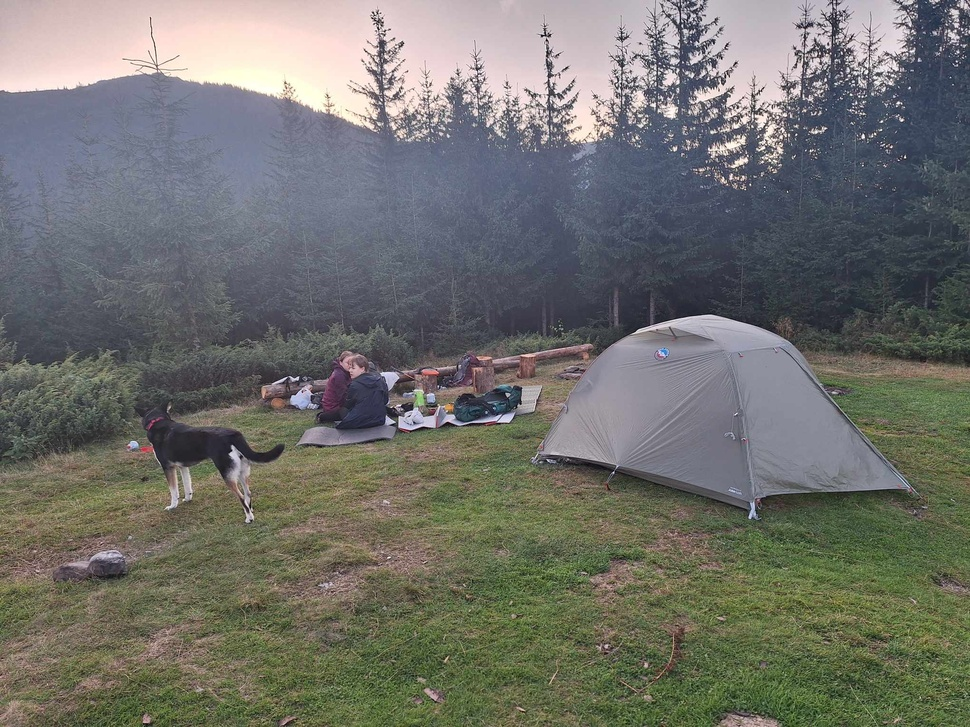
#> input picture lesson_1/imgs/mountains.jpg, 970 x 727 px, shrunk from 2040 x 1530 before the run, given in place of IMG_2222.mov, which was not available
$ jupyter execute OpticalFlow.ipynb   (text cells are left out)
#> lines starting #> are read from the running program, lines starting #| are printed output that depends on the picture
[cell 1]
import cv2
import numpy as np
from matplotlib import pyplot as plt
plt.rcParams['figure.figsize'] = [15, 10]

[cell 2]
# video = cv2.VideoCapture('slow_traffic.mp4')
video = cv2.VideoCapture('IMG_2222.mov')

# ShiTomasi corner detection
config_st = {'maxCorners': 100,
             'qualityLevel': 0.3,
             'minDistance': 7,
             'blockSize': 7}

# Lucas-Kanade optical flow
config_lk = {'winSize': (15, 15),
             'maxLevel': 2,
             'criteria': (cv2.TERM_CRITERIA_EPS | cv2.TERM_CRITERIA_COUNT, 10, 0.03)}

[cell 3]
# Create some random colors
color = np.random.randint(0, 255, (100, 3))

# Take first frame and find keypoints
ret, source = video.read()
#> source is the input picture: shape (727, 970, 3); mean B, G, R 107.3, 112.9, 112.3
assert ret

src_gray = cv2.cvtColor(source, cv2.COLOR_BGR2GRAY)
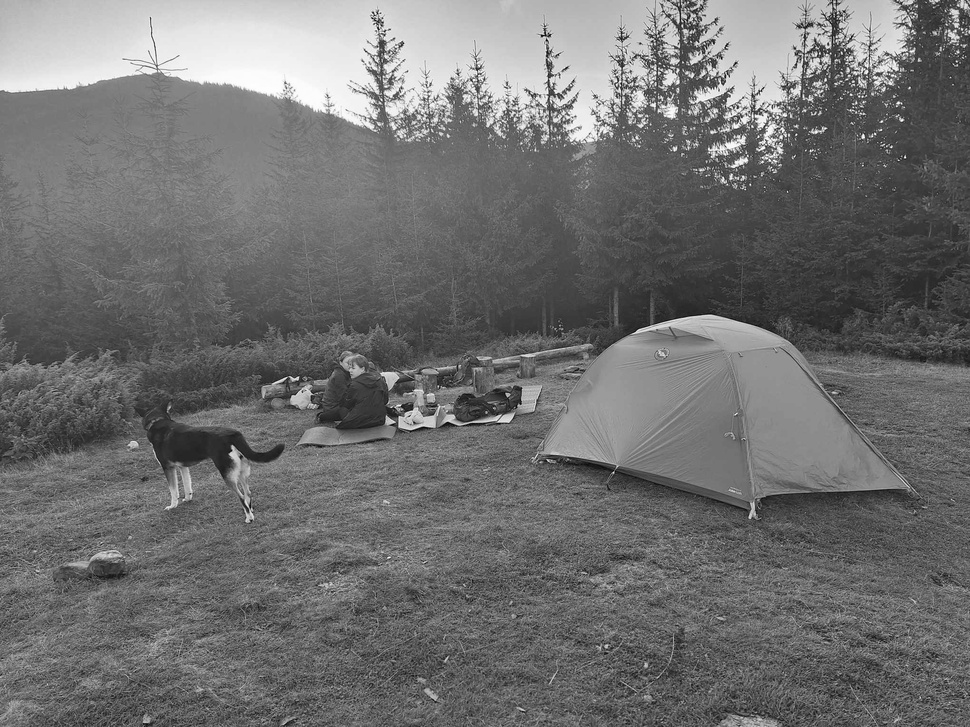
#> src_gray: shape (727, 970); min 2, max 255, mean 112.1
p_src = cv2.goodFeaturesToTrack(src_gray, mask=None, **config_st)
#> p_src = 100 rows, first 8: [543, 34], [754, 117], [816, 55], [395, 423], [478, 69], [865, 69], [826, 45], [735, 106]


$ run again, on lesson_1/imgs/svitlo.jpg
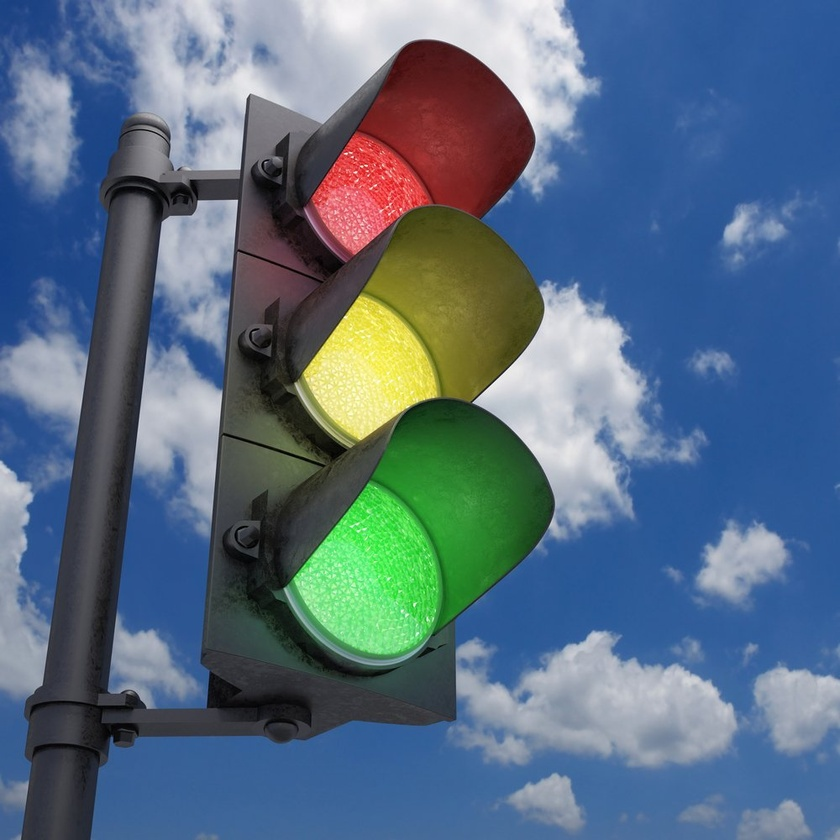
#> input picture lesson_1/imgs/svitlo.jpg, 840 x 840 px, shrunk from 1000 x 1000 before the run, given in place of IMG_2222.mov, which was not available
#> source is the input picture: shape (840, 840, 3); mean B, G, R 130.3, 110.2, 88.4
#> `src_gray = cv2.cvtColor(source, cv2.COLOR_BGR2GRAY)`:
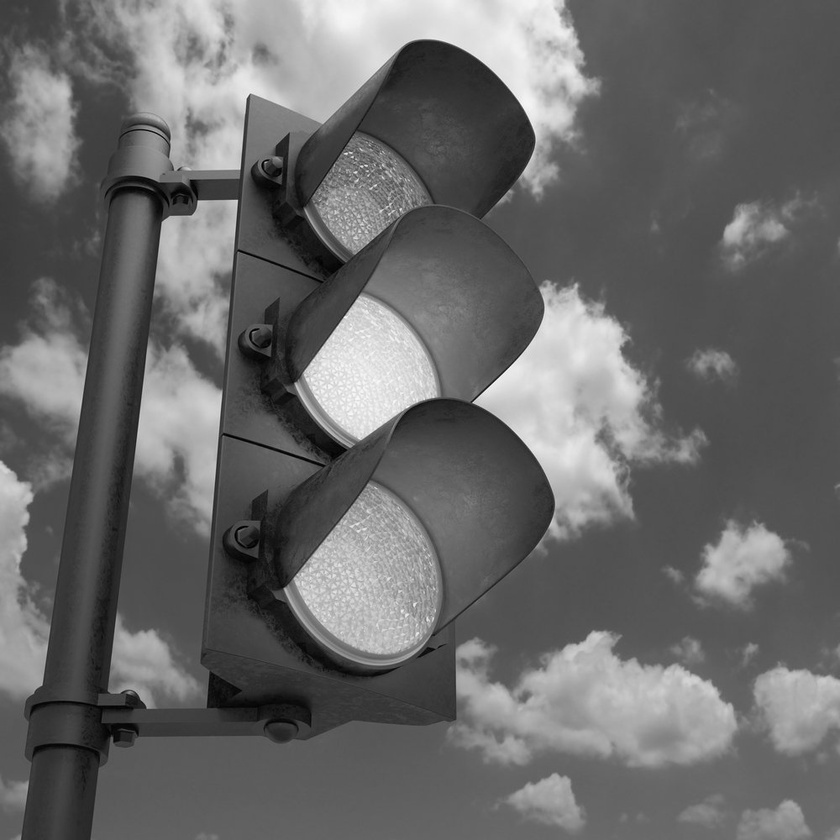
#> src_gray: shape (840, 840); min 0, max 251, mean 106
#> p_src = 13 rows, first 8: [235, 202], [475, 402], [199, 202], [264, 162], [251, 96], [350, 154], [237, 167], [365, 168]
